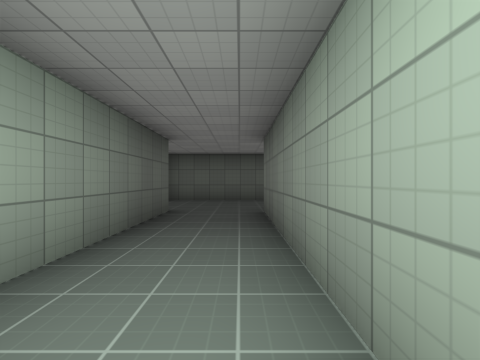
View 1 (above)

16 first-person views from a walk through a 3-D level made in the Godot game engine. The camera is 1.3 m above the floor, looks level and sees 85° across. Doors that lead somewhere are drawn open, without their leaves. The floor is counted in squares, 2 m on a side. Each view is taken from the middle of a square. On the plan, view 1 faces up. The plan holds only what a view shows up to about 9 squares ahead; the rest is blank. Surface patterns are stand-ins for the level's own textures.

View 2
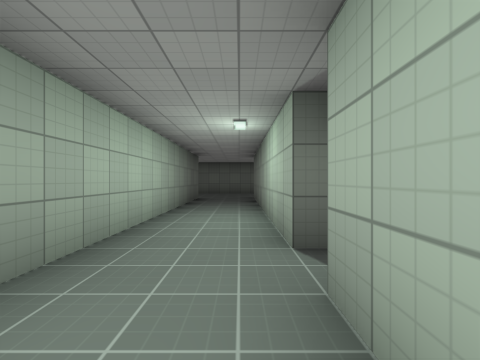

View 3
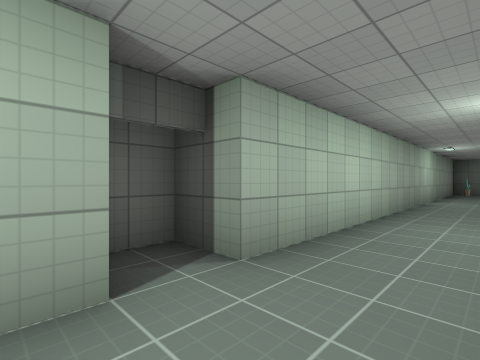

View 4
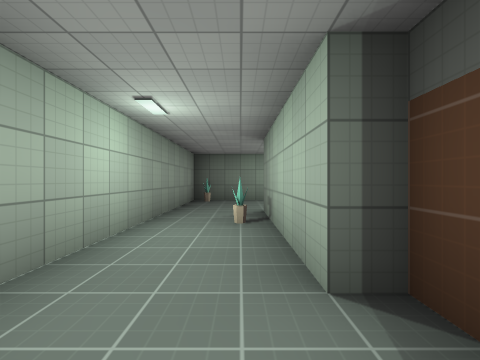

View 5
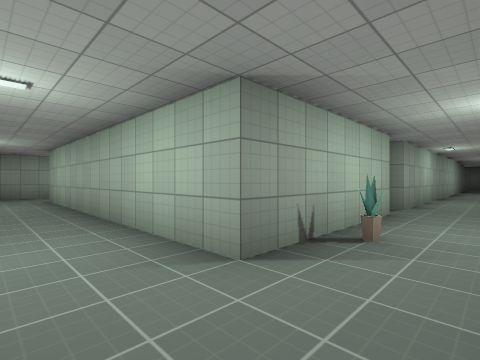

View 6
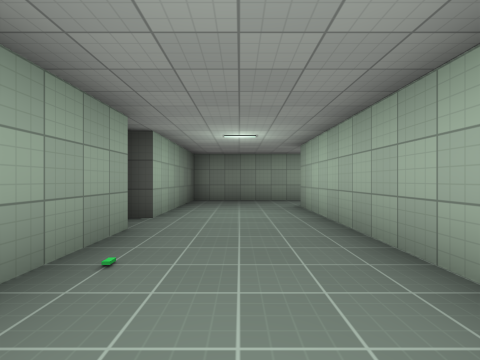

View 7
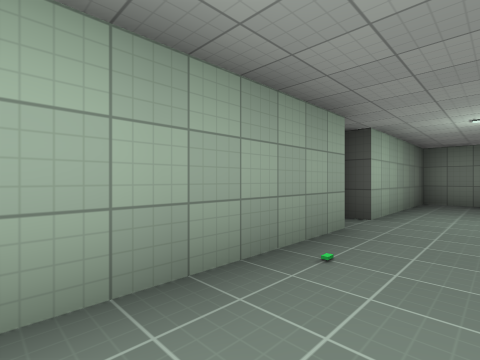

View 8
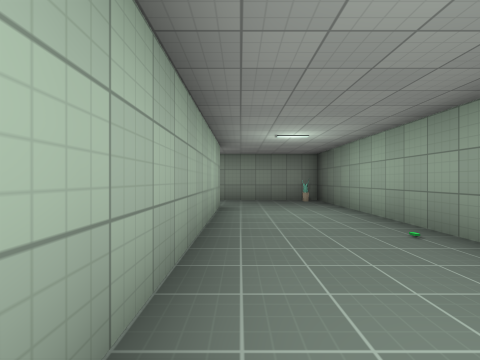

View 9
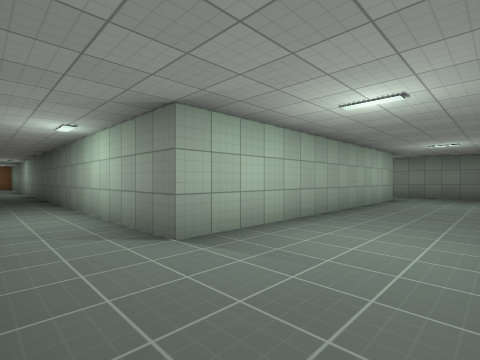

View 10
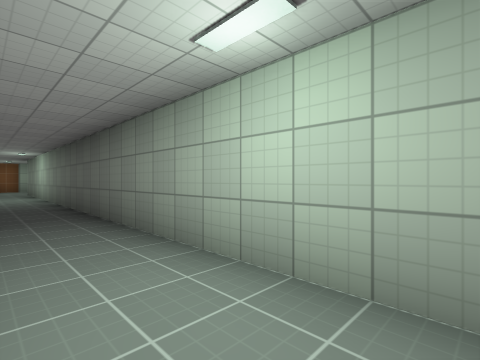

View 11
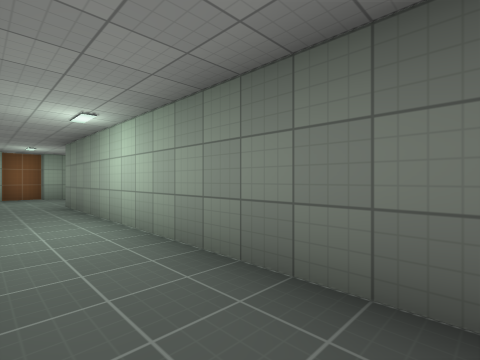

View 12
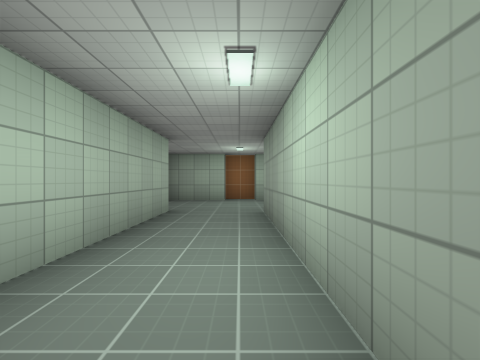

View 13
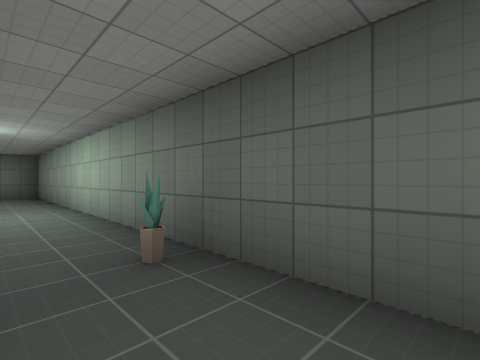

View 14
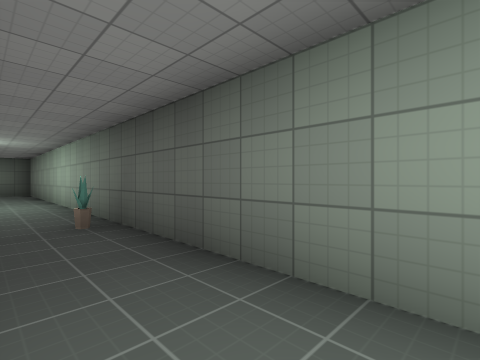

View 15
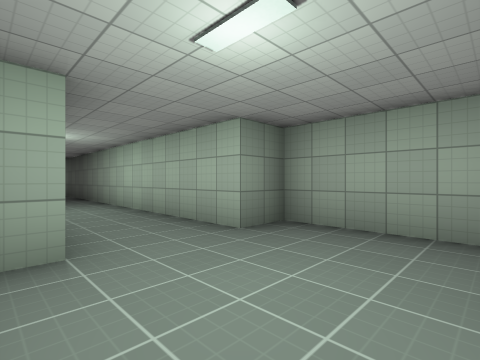

View 16
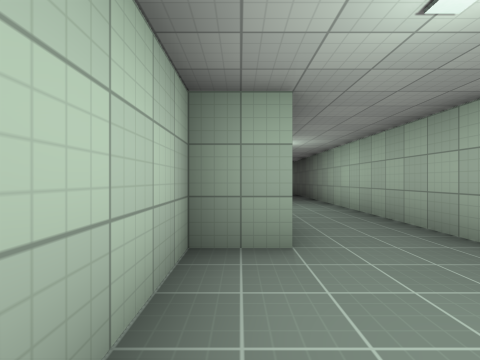

### Floor plan
Points are (right, up) in squares from view 1. A wall is a line through its corners. A room is listed if a view was taken in it or the views show most of it. See-through windows are left out.
Room 1 (views 1, 2, 3, 4, 5, 6, 7, 8, 9)
walls: (-2, -8) (-2, -8.5); (-1.5, -8.5) (-1.5, -12.5) (-9.5, -12.5); (1.5, -2.5) (1.5, -1.8); (0.5, -1.5) (0.5, 5.2); (-6.5, -15.5) (0.5, -15.5) (0.5, -2.5); (-1.5, 5.5) (-1.5, -7.5); (-11.5, -12.5) (-11.5, -15.5) (-7.5, -15.5); (0.9, 8.5) (-2.4, 8.5)
ways out: opening at (-10.5, -13) to room 2; door at (1, -2)
objects: plant (-1, -11); other object (0, -15)
Room 2 (views 10, 11, 12, 13, 14, 15, 16)
walls: (-12.5, 5.9) (-12.5, 3.5) (-11.5, 3.5) (-11.5, -12.5); (-10.5, 6.5) (-12.4, 6.5); (-8.9, 6.5) (-9.5, 6.5); (-9.4, 6.9) (-10.5, 6.9); (-9.5, -12.5) (-9.5, 3.5) (-8.5, 3.5) (-8.5, 5.5)
ways out: opening at (-10.5, -13) to room 1; door at (-10, 7)
objects: plant (-11, -6)

Where each view was taken, in squares from view 1:
view 1: 0 up, 0 right, facing up
view 2: 4 down, 0 right, facing up
view 3: 1 down, 1 left, facing down-right
view 4: 7 down, 1 left, facing down
view 5: 14 down, 0 right, facing up-left
view 6: 14 down, 3 left, facing left
view 7: 14 down, 3 left, facing down-left
view 8: 13 down, 8 left, facing right
view 9: 15 down, 11 left, facing up-right
view 10: 11 down, 11 left, facing up-right
view 11: 4 down, 11 left, facing up-right
view 12: 2 down, 10 left, facing up
view 13: 4 down, 10 left, facing down-left
view 14: 2 down, 10 left, facing down-left
view 15: 6 up, 9 left, facing down-left
view 16: 6 up, 9 left, facing down
